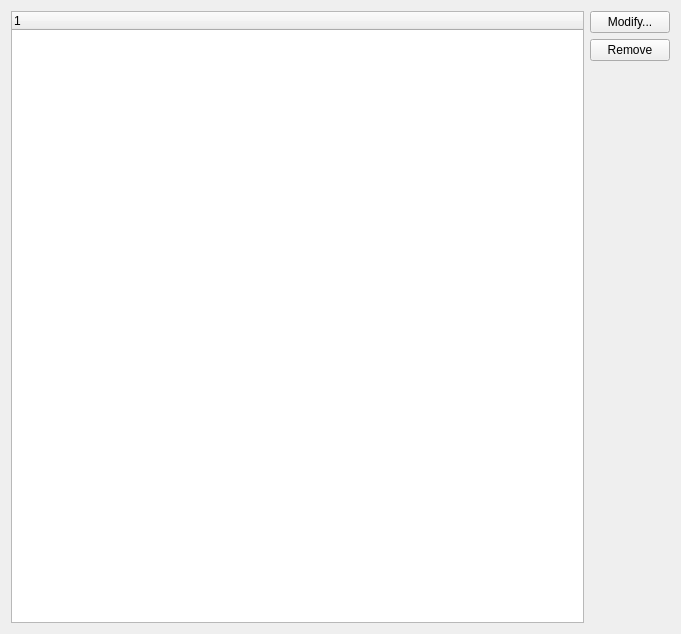
<?xml version="1.0" encoding="UTF-8"?>
<ui version="4.0">
 <class>SendLaterConfigureWidget</class>
 <widget class="QWidget" name="SendLaterConfigureWidget">
  <property name="geometry">
   <rect>
    <x>0</x>
    <y>0</y>
    <width>681</width>
    <height>634</height>
   </rect>
  </property>
  <layout class="QGridLayout" name="gridLayout">
   <item row="0" column="1">
    <layout class="QVBoxLayout" name="verticalLayout">
     <item>
      <widget class="QPushButton" name="modifyItem">
       <property name="text">
        <string>Modify...</string>
       </property>
      </widget>
     </item>
     <item>
      <widget class="QPushButton" name="removeItem">
       <property name="text">
        <string>Remove</string>
       </property>
      </widget>
     </item>
     <item>
      <spacer name="verticalSpacer">
       <property name="orientation">
        <enum>Qt::Vertical</enum>
       </property>
       <property name="sizeHint" stdset="0">
        <size>
         <width>20</width>
         <height>40</height>
        </size>
       </property>
      </spacer>
     </item>
    </layout>
   </item>
   <item row="0" column="0">
    <widget class="PimCommon::CustomTreeView" name="treeWidget">
     <column>
      <property name="text">
       <string notr="true">1</string>
      </property>
     </column>
    </widget>
   </item>
  </layout>
 </widget>
 <customwidgets>
  <customwidget>
   <class>PimCommon::CustomTreeView</class>
   <extends>QTreeWidget</extends>
   <header>pimcommon/widgets/customtreeview.h</header>
  </customwidget>
 </customwidgets>
 <resources/>
 <connections/>
</ui>
